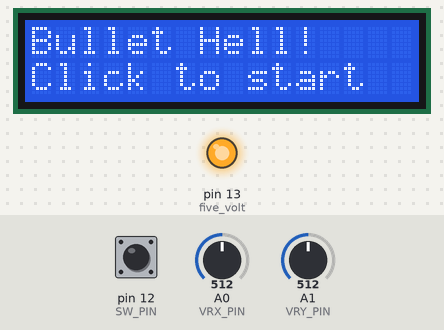
Bench run of a sketch on a simulated Arduino Uno, built with avr-gcc and run on an emulated ATmega328P. On the bench: 16×2 character LCD, output pins drawn as LEDs (lit = HIGH). The inputs (shaded band) are chosen by the test bench; at power-on: pin 12 (SW_PIN) HIGH, A1 (VRY_PIN) = 512, A0 (VRX_PIN) = 512. Random numbers use the default seed unless the sketch sets one; what the sketch prints to the serial monitor is not drawn.

Above: at 0.8 s.
0.9 s: pin 12 (SW_PIN) pulled LOW for 0.15 s
At 1.5 s:
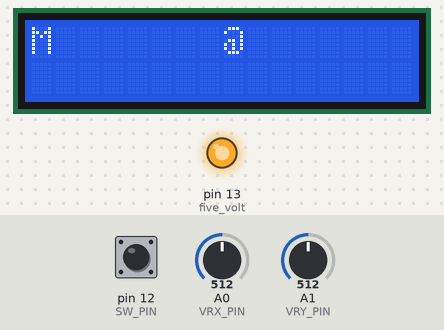
1.6 s: A1 (VRY_PIN) set to 533
3.8 s: A0 (VRX_PIN) set to 306
At 6.2 s:
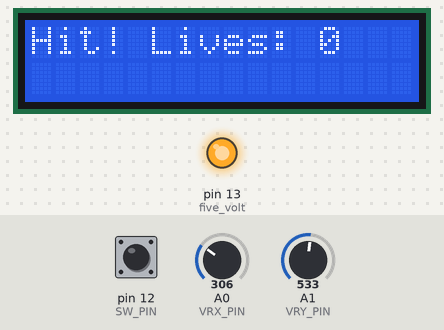
6.4 s: pin 12 (SW_PIN) pulled LOW for 1 s
At 7.73 s:
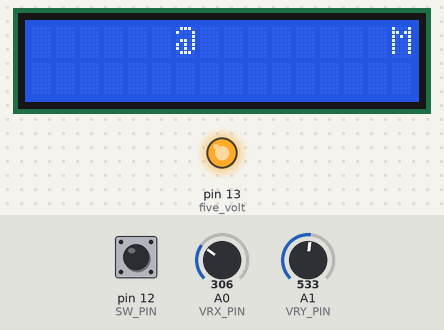
8.0 s: A1 (VRY_PIN) set to 700
10.1 s: A1 (VRY_PIN) set to 731
At 11.3 s:
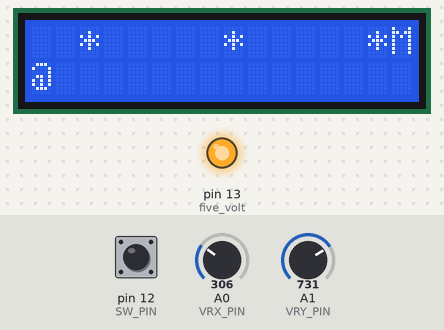

The sketch:

bullet_hell_lcd.ino
```cpp
#include <Wire.h>
#include <LiquidCrystal_I2C.h>
// Library: "LiquidCrystal I2C" by Frank de Brabander (install via Library Manager).
// If lcd.init() doesn't compile on your version, replace it with lcd.begin(16, 2).

// If the screen stays blank, your module's address may be 0x3F instead of 0x27.
LiquidCrystal_I2C lcd(0x27, 16, 2);

// ---------------- Pins ----------------
const int VRX_PIN = A0;
const int VRY_PIN = A1;
const int SW_PIN  = 12;
const int five_volt = 13;

// ---------------- Display / world geometry ----------------
const int COLS = 16;
const int ROWS = 2;

// ---------------- Tunables ----------------
const int JOY_DEADZONE = 150;   // how far off-center before a direction registers
int joyCenterX = 512;           // overwritten by calibration in setup()
int joyCenterY = 512;

const bool DEBUG = true;        // set false once everything works, to quiet Serial

const unsigned long MOVE_INTERVAL           = 180;  // ms between player steps
const unsigned long PLAYER_BULLET_INTERVAL  = 90;   // ms between player bullet steps
const unsigned long ENEMY_BULLET_INTERVAL   = 140;  // ms between enemy bullet steps
const unsigned long ENEMY_THINK_INTERVAL    = 900;  // ms between enemy shots
const unsigned long ENEMY_SPAWN_INTERVAL    = 3000; // ms between enemy spawns
const unsigned long INVULNERABLE_MS         = 1000; // grace period after getting hit
const unsigned long DEBOUNCE_MS             = 25;

const int MAX_PLAYER_BULLETS = 3;
const int MAX_ENEMY_BULLETS  = 4;
const int MAX_ENEMIES        = 2;
const int STARTING_LIVES     = 3;

enum Dir { DIR_NONE, DIR_UP, DIR_DOWN, DIR_LEFT, DIR_RIGHT };

struct Bullet {
  bool active;
  int col, row;
  Dir dir;
};

struct Enemy {
  bool alive;
  int col, row;
  unsigned long lastShot;
};

// ---------------- Game state ----------------
int playerCol, playerRow;
Dir facing = DIR_RIGHT;

Bullet playerBullets[MAX_PLAYER_BULLETS];
Bullet enemyBullets[MAX_ENEMY_BULLETS];
Enemy  enemies[MAX_ENEMIES];

int lives = STARTING_LIVES;
int score = 0;
bool gameOver = false;

bool invulnerable = false;
unsigned long invulnerableUntil = 0;

unsigned long lastMoveTime = 0;
unsigned long lastPlayerBulletTick = 0;
unsigned long lastEnemyBulletTick = 0;
unsigned long lastEnemySpawn = 0;

// Button debounce state (two-variable pattern: raw reading vs confirmed state)
int swRawLast = HIGH;
int swConfirmed = HIGH;
unsigned long swDebounceStart = 0;

char screenBuf[ROWS][COLS + 1];

// ---------------- Forward declarations ----------------
void startNewGame();
void waitForClick();
void showMessage(const char* line0, const char* line1);
bool buttonPressedEdge();
void readAndApplyMovement();
void handleShootInput();
void spawnPlayerBullet();
void updatePlayerBullets();
bool tryHitEnemyAt(int col, int row);
void updateEnemies();
void spawnEnemyBullet(Enemy &e);
void updateEnemyBullets();
void checkPlayerHit();
void flashHit();
void endGame();
void render();

void setup() {
  pinMode(SW_PIN, INPUT_PULLUP);
  if (DEBUG) Serial.begin(9600);
  pinMode(five_volt, OUTPUT);
  digitalWrite(five_volt, HIGH);
  lcd.init();
  lcd.backlight();
  randomSeed(analogRead(A2)); // floating/unused analog pin as a noise source

  calibrateJoystick();
  startNewGame();
}

// Reads the joystick's resting position a few times at boot and uses that as
// "center" instead of assuming a hardcoded 512. Don't touch the stick while
// this runs (right at power-on / reset).
void calibrateJoystick() {
  long sumX = 0, sumY = 0;
  const int samples = 20;
  for (int i = 0; i < samples; i++) {
    sumX += analogRead(VRX_PIN);
    sumY += analogRead(VRY_PIN);
    delay(5);
  }
  joyCenterX = sumX / samples;
  joyCenterY = sumY / samples;

  if (DEBUG) {
    Serial.print("Joystick calibrated. Center X=");
    Serial.print(joyCenterX);
    Serial.print(" Y=");
    Serial.println(joyCenterY);
  }
}

void loop() {
  if (gameOver) {
    if (buttonPressedEdge()) {
      startNewGame();
    }
    return;
  }

  readAndApplyMovement();
  handleShootInput();
  updatePlayerBullets();
  updateEnemyBullets();
  updateEnemies();
  checkPlayerHit();
  render();

  if (lives <= 0) {
    endGame();
  }
}

// ---------------- Setup / lifecycle ----------------

void startNewGame() {
  playerCol = COLS / 2;
  playerRow = 0;
  facing = DIR_RIGHT;
  lives = STARTING_LIVES;
  score = 0;
  gameOver = false;
  invulnerable = false;

  for (int i = 0; i < MAX_PLAYER_BULLETS; i++) playerBullets[i].active = false;
  for (int i = 0; i < MAX_ENEMY_BULLETS; i++)  enemyBullets[i].active = false;
  for (int i = 0; i < MAX_ENEMIES; i++)        enemies[i].alive = false;

  lastEnemySpawn = millis() - ENEMY_SPAWN_INTERVAL; // spawn one almost immediately

  showMessage("Bullet Hell!", "Click to start");
  waitForClick();
  lcd.clear();
}

void waitForClick() {
  while (digitalRead(SW_PIN) == HIGH) { }
  delay(DEBOUNCE_MS);
  while (digitalRead(SW_PIN) == LOW) { }
  delay(DEBOUNCE_MS);
}

void showMessage(const char* line0, const char* line1) {
  lcd.clear();
  lcd.setCursor(0, 0);
  lcd.print(line0);
  lcd.setCursor(0, 1);
  lcd.print(line1);
}

// ---------------- Input ----------------

// Debounced press detector: fires true exactly once per confirmed press.
bool buttonPressedEdge() {
  int reading = digitalRead(SW_PIN);

  if (reading != swRawLast) {
    swDebounceStart = millis();
  }

  bool firedEdge = false;
  if ((millis() - swDebounceStart) > DEBOUNCE_MS) {
    if (reading != swConfirmed) {
      swConfirmed = reading;
      if (swConfirmed == LOW) {
        firedEdge = true;
      }
    }
  }

  swRawLast = reading;
  return firedEdge;
}

Dir readJoystickDirection() {
  int rx = analogRead(VRX_PIN);
  int ry = analogRead(VRY_PIN);

  int dx = rx - joyCenterX;
  int dy = ry - joyCenterY;

  // NOTE: if left/right or up/down feel swapped or inverted on your specific
  // joystick module, swap rx/ry above, or flip the > / < signs below.
  Dir desired = DIR_NONE;
  if (abs(dx) > abs(dy)) {
    if (dx > JOY_DEADZONE) desired = DIR_RIGHT;
    else if (dx < -JOY_DEADZONE) desired = DIR_LEFT;
  } else {
    if (dy > JOY_DEADZONE) desired = DIR_DOWN;
    else if (dy < -JOY_DEADZONE) desired = DIR_UP;
  }

  if (DEBUG) {
    Serial.print("rx="); Serial.print(rx);
    Serial.print(" ry="); Serial.print(ry);
    Serial.print(" dx="); Serial.print(dx);
    Serial.print(" dy="); Serial.print(dy);
    Serial.print(" dir="); Serial.println(desired);
  }

  return desired;
}

void readAndApplyMovement() {
  Dir desired = readJoystickDirection();

  // Update aim EVERY frame, independent of the movement cooldown below --
  // this is what lets you point the stick and fire without needing to
  // actually take a step first.
  if (desired != DIR_NONE) {
    facing = desired;
  }

  if (desired == DIR_NONE) return;
  if (millis() - lastMoveTime < MOVE_INTERVAL) return;

  lastMoveTime = millis();

  switch (desired) {
    case DIR_LEFT:  if (playerCol > 0) playerCol--; break;
    case DIR_RIGHT: if (playerCol < COLS - 1) playerCol++; break;
    case DIR_UP:    playerRow = 0; break;
    case DIR_DOWN:  playerRow = 1; break;
    default: break;
  }
}

void handleShootInput() {
  if (buttonPressedEdge()) {
    if (DEBUG) Serial.println("SW pressed -> firing");
    spawnPlayerBullet();
  }
}

void spawnPlayerBullet() {
  for (int i = 0; i < MAX_PLAYER_BULLETS; i++) {
    if (!playerBullets[i].active) {
      playerBullets[i].active = true;
      playerBullets[i].col = playerCol;
      playerBullets[i].row = playerRow;
      playerBullets[i].dir = facing;
      return;
    }
  }
  // all player bullet slots full -- shot is dropped
}

// ---------------- Bullets ----------------

void updatePlayerBullets() {
  if (millis() - lastPlayerBulletTick < PLAYER_BULLET_INTERVAL) return;
  lastPlayerBulletTick = millis();

  for (int i = 0; i < MAX_PLAYER_BULLETS; i++) {
    if (!playerBullets[i].active) continue;
    Bullet &b = playerBullets[i];

    if (b.dir == DIR_UP || b.dir == DIR_DOWN) {
      // Only 2 rows exist -- a vertical shot is a one-step strike into the
      // other row at the same column, then it's gone.
      int otherRow = 1 - b.row;
      if (tryHitEnemyAt(b.col, otherRow)) {
        score++;
      } else {
        tryHitEnemyBulletAt(b.col, otherRow); // shoot down an incoming bullet if one's there
      }
      b.active = false;
      continue;
    }

    b.col += (b.dir == DIR_RIGHT) ? 1 : -1;
    if (b.col < 0 || b.col >= COLS) {
      b.active = false;
      continue;
    }
    if (tryHitEnemyAt(b.col, b.row)) {
      score++;
      b.active = false;
    } else if (tryHitEnemyBulletAt(b.col, b.row)) {
      b.active = false;
    }
  }
}

bool tryHitEnemyAt(int col, int row) {
  for (int i = 0; i < MAX_ENEMIES; i++) {
    if (enemies[i].alive && enemies[i].col == col && enemies[i].row == row) {
      enemies[i].alive = false;
      return true;
    }
  }
  return false;
}

// Shoots down an incoming enemy bullet at this cell, if one's there.
bool tryHitEnemyBulletAt(int col, int row) {
  for (int i = 0; i < MAX_ENEMY_BULLETS; i++) {
    if (enemyBullets[i].active && enemyBullets[i].col == col && enemyBullets[i].row == row) {
      enemyBullets[i].active = false;
      return true;
    }
  }
  return false;
}

// The reverse check: an enemy bullet stepping into a cell your bullet occupies.
bool tryDestroyPlayerBulletAt(int col, int row) {
  for (int i = 0; i < MAX_PLAYER_BULLETS; i++) {
    if (playerBullets[i].active && playerBullets[i].col == col && playerBullets[i].row == row) {
      playerBullets[i].active = false;
      return true;
    }
  }
  return false;
}

void updateEnemyBullets() {
  if (millis() - lastEnemyBulletTick < ENEMY_BULLET_INTERVAL) return;
  lastEnemyBulletTick = millis();

  for (int i = 0; i < MAX_ENEMY_BULLETS; i++) {
    if (!enemyBullets[i].active) continue;
    Bullet &b = enemyBullets[i];
    b.col += (b.dir == DIR_RIGHT) ? 1 : -1;
    if (b.col < 0 || b.col >= COLS) {
      b.active = false;
      continue;
    }
    // If it just stepped into a cell your bullet currently occupies, both die.
    if (tryDestroyPlayerBulletAt(b.col, b.row)) {
      b.active = false;
    }
  }
}

// ---------------- Enemies ----------------

void updateEnemies() {
  if (millis() - lastEnemySpawn > ENEMY_SPAWN_INTERVAL) {
    for (int i = 0; i < MAX_ENEMIES; i++) {
      if (!enemies[i].alive) {
        enemies[i].alive = true;
        enemies[i].row = random(0, 2);
        // Spawn on whichever edge is farther from the player.
        enemies[i].col = (playerCol < COLS / 2) ? (COLS - 1) : 0;
        enemies[i].lastShot = millis();
        lastEnemySpawn = millis();
        break;
      }
    }
  }

  for (int i = 0; i < MAX_ENEMIES; i++) {
    if (!enemies[i].alive) continue;
    if (millis() - enemies[i].lastShot > ENEMY_THINK_INTERVAL) {
      enemies[i].lastShot = millis();
      spawnEnemyBullet(enemies[i]);
    }
  }
}

void spawnEnemyBullet(Enemy &e) {
  for (int i = 0; i < MAX_ENEMY_BULLETS; i++) {
    if (!enemyBullets[i].active) {
      enemyBullets[i].active = true;
      enemyBullets[i].col = e.col;
      enemyBullets[i].row = e.row;
      // Bullets travel away from whichever edge the enemy is camped on.
      enemyBullets[i].dir = (e.col == 0) ? DIR_RIGHT : DIR_LEFT;
      return;
    }
  }
}

// ---------------- Player hit handling ----------------

void checkPlayerHit() {
  if (invulnerable) {
    if (millis() > invulnerableUntil) invulnerable = false;
    else return;
  }

  for (int i = 0; i < MAX_ENEMY_BULLETS; i++) {
    if (enemyBullets[i].active &&
        enemyBullets[i].col == playerCol &&
        enemyBullets[i].row == playerRow) {
      enemyBullets[i].active = false;
      lives--;
      invulnerable = true;
      invulnerableUntil = millis() + INVULNERABLE_MS;
      flashHit();
      return;
    }
  }
}

void flashHit() {
  lcd.clear();
  lcd.setCursor(0, 0);
  lcd.print("Hit! Lives: ");
  lcd.print(lives);
  delay(500); // brief pause so the player actually registers it
  lcd.clear();
}

void endGame() {
  gameOver = true;
  lcd.clear();
  lcd.setCursor(0, 0);
  lcd.print("GAME OVER");
  lcd.setCursor(0, 1);
  lcd.print("Score: ");
  lcd.print(score);
  delay(400); // avoid the death-causing click instantly restarting the game
}

// ---------------- Rendering ----------------

void render() {
  for (int r = 0; r < ROWS; r++) {
    for (int c = 0; c < COLS; c++) screenBuf[r][c] = ' ';
    screenBuf[r][COLS] = '\0';
  }

  for (int i = 0; i < MAX_ENEMIES; i++) {
    if (enemies[i].alive) screenBuf[enemies[i].row][enemies[i].col] = 'M';
  }
  for (int i = 0; i < MAX_ENEMY_BULLETS; i++) {
    if (enemyBullets[i].active) screenBuf[enemyBullets[i].row][enemyBullets[i].col] = '*';
  }
  for (int i = 0; i < MAX_PLAYER_BULLETS; i++) {
    if (playerBullets[i].active) screenBuf[playerBullets[i].row][playerBullets[i].col] = '-';
  }
  // Player drawn last so it's always visible even if a bullet shares its cell.
  screenBuf[playerRow][playerCol] = '@';

  lcd.setCursor(0, 0);
  lcd.print(screenBuf[0]);
  lcd.setCursor(0, 1);
  lcd.print(screenBuf[1]);
}
```

Measured:
- the behaviour switches between 717 and 718 on A1 (VRY_PIN) (found by bisection; images 3 and 4)
- after the input at 0.9 s, the display: changes after 0.21 s (image 1)
